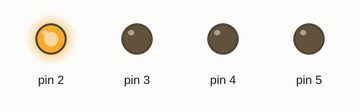
A sketch run on a simulated Arduino Uno, built with avr-gcc and run on an emulated ATmega328P. Shown: output pins drawn as LEDs (lit = HIGH).

Above: at 0.2 s.
At 1.2 s:
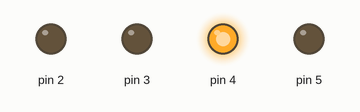
At 2.7 s:
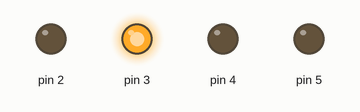
At 3.7 s:
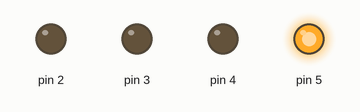
Timing chart, 0 to 4.6 s (numbered marks = the images above):
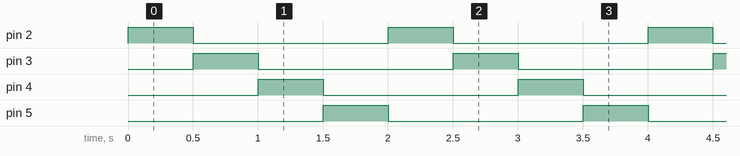

The sketch:

digitalWrite_1.ino
```cpp
// TAC (Tecnologias e Arquitetura de Computadores)
// Trabalho 2 - Exercício 1 - Grupo 5 - 09/03/2023
// António Dinis
// Francisco Figueiras
// Mariana Magalhães

void setup() {
  for (int i = 2; i < 6; i++)
    pinMode(i, OUTPUT);
}

void loop() {
  for (int i = 2; i < 6; i++) {
    digitalWrite(i, HIGH);
    delay(500);
    digitalWrite(i, LOW);
  }
}
```

Measured:
- by itself, pin 2–5: alternates HIGH for 0.50 s and LOW for 1.5 s
- by itself, everything shown: repeats every 2.0 s, in 5 steps
